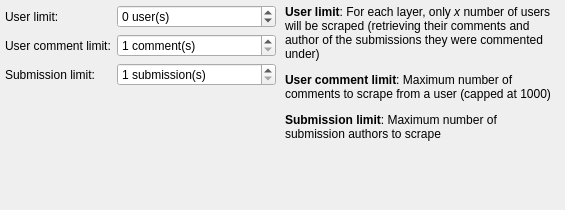
    <widget class="QWidget" name="tab_3">
     <attribute name="title">
      <string>Processing</string>
     </attribute>
     <widget class="QWidget" name="formLayoutWidget_2">
      <property name="geometry">
       <rect>
        <x>5</x>
        <y>5</y>
        <width>271</width>
        <height>196</height>
       </rect>
      </property>
      <layout class="QFormLayout" name="formLayout_2">
       <item row="0" column="0">
        <widget class="QLabel" name="label_22">
         <property name="text">
          <string>User limit: </string>
         </property>
        </widget>
       </item>
       <item row="0" column="1">
        <widget class="QSpinBox" name="userLimit">
         <property name="toolTip">
          <string>Maximum users to scrape per layer</string>
         </property>
         <property name="suffix">
          <string> user(s)</string>
         </property>
         <property name="minimum">
          <number>-1</number>
         </property>
         <property name="maximum">
          <number>10000000</number>
         </property>
         <property name="singleStep">
          <number>10</number>
         </property>
        </widget>
       </item>
       <item row="1" column="0">
        <widget class="QLabel" name="label_21">
         <property name="text">
          <string>User comment limit:</string>
         </property>
        </widget>
       </item>
       <item row="1" column="1">
        <widget class="QSpinBox" name="userCommentLimit">
         <property name="toolTip">
          <string>Maximum comments to scrape from a user</string>
         </property>
         <property name="suffix">
          <string> comment(s)</string>
         </property>
         <property name="minimum">
          <number>1</number>
         </property>
         <property name="maximum">
          <number>1000</number>
         </property>
         <property name="singleStep">
          <number>10</number>
         </property>
        </widget>
       </item>
       <item row="2" column="0">
        <widget class="QLabel" name="label_23">
         <property name="text">
          <string>Submission limit: </string>
         </property>
        </widget>
       </item>
       <item row="2" column="1">
        <widget class="QSpinBox" name="submissionLimit">
         <property name="toolTip">
          <string>Maximum number of submissions to scrape from a user</string>
         </property>
         <property name="suffix">
          <string> submission(s)</string>
         </property>
         <property name="minimum">
          <number>1</number>
         </property>
         <property name="maximum">
          <number>1000</number>
         </property>
        </widget>
       </item>
      </layout>
     </widget>
     <widget class="QLabel" name="label_24">
      <property name="geometry">
       <rect>
        <x>285</x>
        <y>5</y>
        <width>271</width>
        <height>191</height>
       </rect>
      </property>
      <property name="text">
       <string>&lt;html&gt;&lt;head/&gt;&lt;body&gt;&lt;p&gt;&lt;span style=&quot; font-size:9pt; font-weight:700;&quot;&gt;User limit&lt;/span&gt;&lt;span style=&quot; font-size:9pt;&quot;&gt;: For each layer, only &lt;/span&gt;&lt;span style=&quot; font-size:9pt; font-style:italic;&quot;&gt;x&lt;/span&gt;&lt;span style=&quot; font-size:9pt;&quot;&gt; number of users will be scraped (retrieving their comments and author of the submissions they were commented under)&lt;/span&gt;&lt;/p&gt;&lt;p&gt;&lt;span style=&quot; font-size:9pt; font-weight:700;&quot;&gt;User comment limit&lt;/span&gt;&lt;span style=&quot; font-size:9pt;&quot;&gt;: Maximum number of comments to scrape from a user (capped at 1000)&lt;/span&gt;&lt;/p&gt;&lt;p&gt;&lt;span style=&quot; font-size:9pt; font-weight:700;&quot;&gt;Submission limit&lt;/span&gt;&lt;span style=&quot; font-size:9pt;&quot;&gt;: Maximum number of submission authors to scrape&lt;/span&gt;&lt;/p&gt;&lt;/body&gt;&lt;/html&gt;</string>
      </property>
      <property name="alignment">
       <set>Qt::AlignLeading|Qt::AlignLeft|Qt::AlignTop</set>
      </property>
      <property name="wordWrap">
       <bool>true</bool>
      </property>
     </widget>
    </widget>
